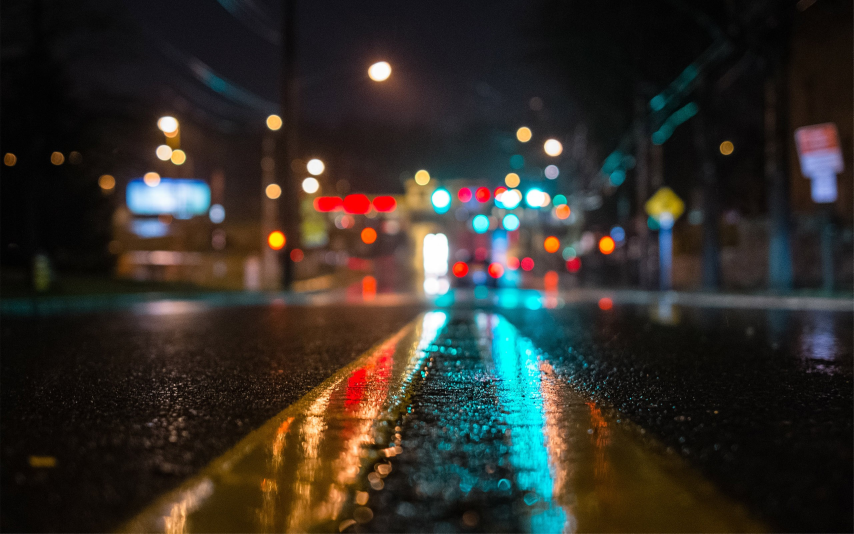
#> input picture wallpaper2you_24547.jpg, 2560 x 1600 px (shown at 1/3 size)
$ python Filter.py
#> lines starting #> are read from the running program, lines starting #| are printed output that depends on the picture
import cv2
import numpy as np
img= cv2.imread('wallpaper2you_24547.jpg')
#> img is the input picture: shape (1600, 2560, 3); mean B, G, R 40.8, 46.7, 50.3
rimg= cv2.resize(img, (448,224))
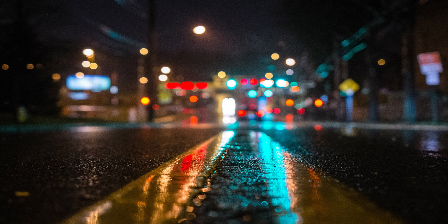
#> rimg: shape (224, 448, 3); mean B, G, R 40.6, 46.5, 50.2
cv2.imshow('Original', rimg)
cv2.waitKey(0)

#Filter
Iden = np.array([[0,0,0],[0,1,0],[0,0,0]])
Edge1 =np.array([[1,0,-1],[0,0,0],[-1,0,1]])
Edge2 =np.array([[0,1,0],[1,-4,1],[0,1,0]])
Edge3 =np.array([[-1,-1,-1],[-1,8,-1],[-1,-1,-1]])
Shapr =np.array([[0,-1,0],[-1,5,-1],[0,-1,0]])
Blur = np.array([[1,1,1],[1,1,1],[1,1,1]])*1/9
#Identity kernel
im1 = cv2.filter2D(rimg, -1, Iden)
cv2.imshow('Identity kernel', im1)
#shapening kernel
im2 = cv2.filter2D(rimg, -1, Shapr)
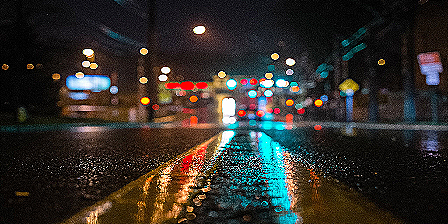
#> im2: shape (224, 448, 3); mean B, G, R 42.3, 47.3, 50.7
cv2.imshow('Sharpening kernel', im2)
#Edge kernel
im3 = cv2.filter2D(rimg, -1, Edge1)
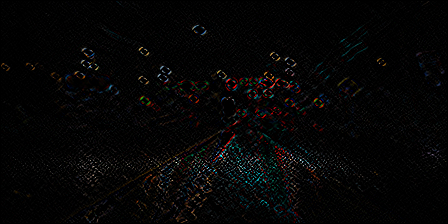
#> im3: shape (224, 448, 3); mean B, G, R 5, 5.2, 5.5
cv2.imshow('Edge1 kernel', im3)
im4 = cv2.filter2D(rimg, -1, Edge2)
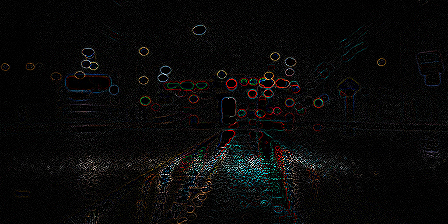
#> im4: shape (224, 448, 3); mean B, G, R 9.1, 9.3, 9.6
cv2.imshow('Edge2 kernel', im4)
im5 = cv2.filter2D(rimg, -1, Edge3)
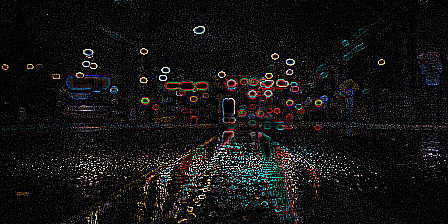
#> im5: shape (224, 448, 3); mean B, G, R 17.8, 18.1, 18.7
cv2.imshow('Edge3 kernel', im5)
#Blur kernel
im6 = cv2.filter2D(rimg, -1, Blur)
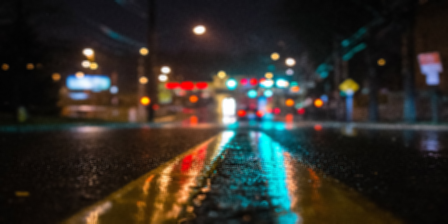
#> im6: shape (224, 448, 3); mean B, G, R 40.6, 46.5, 50.2
cv2.imshow('Blur kernel', im6)
cv2.waitKey(0)
